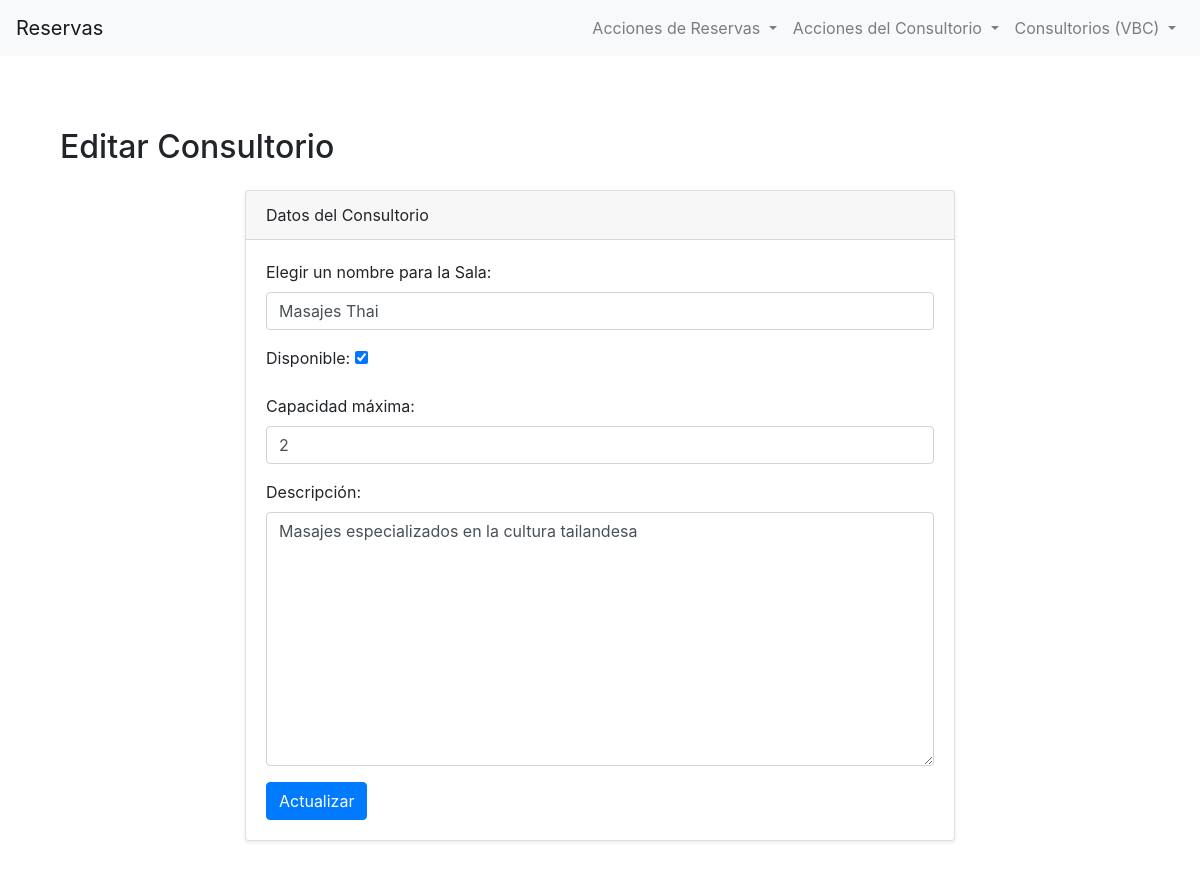
Page /bookings/consultorio/update/2 on the committed database.
### bookings/models.py (models this page shows, shortened)
class Consultorio(models.Model):
    nombre = models.CharField(max_length=100)
    disponible = models.BooleanField(default=True)
    capacidad = models.IntegerField()
    descripcion = models.TextField(blank=True, null=True, max_length=50)

### bookings/views.py (the view, shortened to what this page needs)
# urls.py: path("consultorio/update/<consulting_room_id>", consulting_room_update_view, name="consultorio-update"),
def consulting_room_update_view(request, consulting_room_id):
    consultorio_a_editar = Consultorio.objects.filter(id=consulting_room_id).first()
    if request.method == "GET":
        valores_iniciales = {
            "nombre": consultorio_a_editar.nombre,              #argument error, no me aparece en azul
            "disponible": consultorio_a_editar.disponible,
            "capacidad": consultorio_a_editar.capacidad,
            "descripcion": consultorio_a_editar.descripcion
            }
        formulario = ConsultorioCreateForm(initial=valores_iniciales)
        contexto_dict = {
            "form_update" : formulario,
            "OBJETO": consultorio_a_editar
            }
        return render(request, "bookings/form-update.html", contexto_dict)

### bookings/forms.py
class ConsultorioCreateForm(forms.ModelForm):
    class Meta:
        model = Consultorio
        fields = ['nombre','disponible','capacidad','descripcion']
        labels = {
            'nombre': 'Elegir un nombre para la Sala',
            'disponible': 'Disponible',
            'capacidad': 'Capacidad máxima',
            'descripcion': 'Descripción',
        }
        widgets = {
            'nombre': forms.TextInput(attrs={'class': 'form-control', 'placeholder': 'Nombre del consultorio'}),
            'capacidad': forms.NumberInput(attrs={'class': 'form-control', 'min': 1}),
            'descripcion': forms.Textarea(attrs={'class': 'form-control', 'placeholder': 'Descripción del consultorio'}),
        }

### bookings/templates/bookings/form-update.html (shortened to what this page needs)
{% extends 'bookings/base.html' %}
{% block content %}
<section class="py-5">
    <div class="container">
        <h2 class="mb-4">Editar Consultorio</h2>
        <div class="row">
            <div class="col-lg-8 mx-auto">
                <div class="card shadow-sm">
                    <div class="card-header">
                        Datos del Consultorio
                    </div>
                    <div class="card-body">
                        <form method="POST" action="{% url 'consultorio-update' OBJETO.id %}">
                            {{ form_update.as_p }}
                            <button type="crear" class="btn btn-primary">Actualizar</button>
                        </form>
                    </div>
                </div>
            </div>
        </div>
    </div>
</section>
{% endblock %}

### rows in the picture
Consultorio: nombre "Masajes Thai", disponible "☑", capacidad "2", descripcion "Masajes especializados en la cultura tailandesa"
